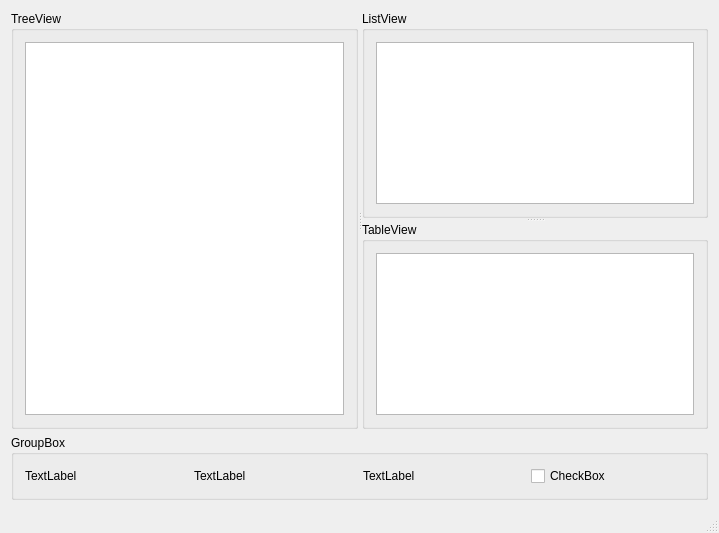
<?xml version="1.0" encoding="UTF-8"?>
<ui version="4.0">
 <class>MainWindow</class>
 <widget class="QMainWindow" name="MainWindow">
  <property name="geometry">
   <rect>
    <x>0</x>
    <y>0</y>
    <width>719</width>
    <height>533</height>
   </rect>
  </property>
  <property name="windowTitle">
   <string>MainWindow</string>
  </property>
  <widget class="QWidget" name="centralWidget">
   <property name="toolTipDuration">
    <number>0</number>
   </property>
   <layout class="QVBoxLayout" name="verticalLayout_4">
    <item>
     <widget class="QSplitter" name="splitter_2">
      <property name="orientation">
       <enum>Qt::Horizontal</enum>
      </property>
      <widget class="QGroupBox" name="groupBox">
       <property name="title">
        <string>TreeView</string>
       </property>
       <layout class="QVBoxLayout" name="verticalLayout_3">
        <item>
         <widget class="QTreeView" name="treeView"/>
        </item>
       </layout>
      </widget>
      <widget class="QSplitter" name="splitter">
       <property name="orientation">
        <enum>Qt::Vertical</enum>
       </property>
       <widget class="QGroupBox" name="groupBox_2">
        <property name="title">
         <string>ListView</string>
        </property>
        <layout class="QVBoxLayout" name="verticalLayout_2">
         <item>
          <widget class="QListView" name="listView"/>
         </item>
        </layout>
       </widget>
       <widget class="QGroupBox" name="groupBox_3">
        <property name="title">
         <string>TableView</string>
        </property>
        <layout class="QVBoxLayout" name="verticalLayout">
         <item>
          <widget class="QTableView" name="tableView"/>
         </item>
        </layout>
       </widget>
      </widget>
     </widget>
    </item>
    <item>
     <widget class="QGroupBox" name="groupBox_4">
      <property name="title">
       <string>GroupBox</string>
      </property>
      <layout class="QHBoxLayout" name="horizontalLayout">
       <item>
        <widget class="QLabel" name="LabFileName">
         <property name="text">
          <string>TextLabel</string>
         </property>
        </widget>
       </item>
       <item>
        <widget class="QLabel" name="LabFileSize">
         <property name="text">
          <string>TextLabel</string>
         </property>
        </widget>
       </item>
       <item>
        <widget class="QLabel" name="LabType">
         <property name="text">
          <string>TextLabel</string>
         </property>
        </widget>
       </item>
       <item>
        <widget class="QCheckBox" name="checkBox">
         <property name="text">
          <string>CheckBox</string>
         </property>
        </widget>
       </item>
      </layout>
     </widget>
    </item>
   </layout>
  </widget>
  <widget class="QStatusBar" name="statusBar"/>
 </widget>
 <layoutdefault spacing="6" margin="11"/>
 <resources/>
 <connections/>
</ui>
